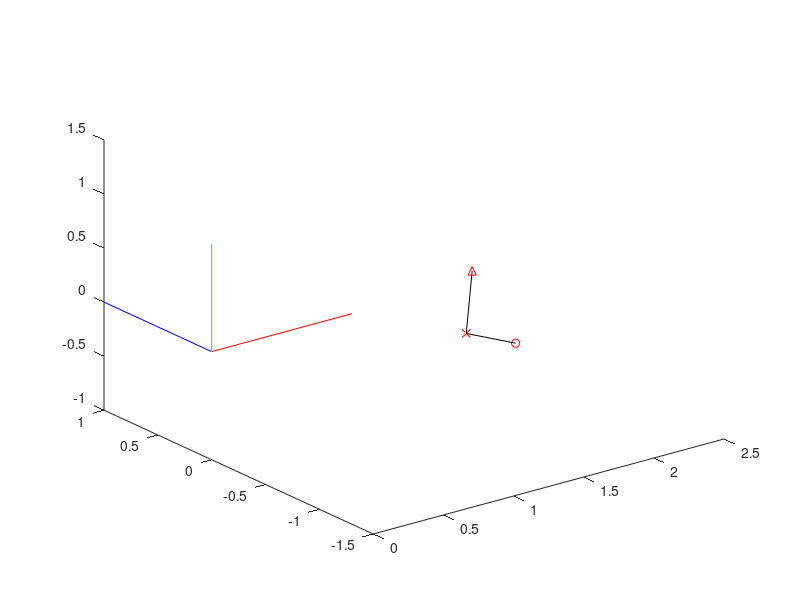

MATLAB code to generate this figure: (Note: this script raises an error after producing the figure.)
close all
rng('shuffle')
% generate some surrogate data

% Mapping model test point into global frame
m_r   = randn(1,3);
n_r_m = randn(1,3);
n_r_m = n_r_m./norm(n_r_m);
m_i   = randn(1,3);

% plot initial scene
figure, plot3([m_i(1) m_r(1) m_r(1)+n_r_m(1)],[m_i(2) m_r(2) m_r(2)+n_r_m(2)],[m_i(3) m_r(3) m_r(3)+n_r_m(3)],'k')
% label reference and comparison point
hold on, plot3(m_r(1),m_r(2),m_r(3),'xr')
plot3(m_r(1)+n_r_m(1),m_r(2)+n_r_m(2),m_r(3)+n_r_m(3),'^r')
plot3(m_i(1),m_i(2),m_i(3),'or')

% canonical coords
plot3([0 1],[0 0],[0 0],'r')
plot3([0 0],[0 1],[0 0],'b')
plot3([0 0],[0 0],[0 1],'g')

% generate model to global calculation
transm = trans(-1*m_r);
rot_y = roty(atan2(n_r_m(3), n_r_m(1)));
n_tmp = rot_y * [n_r_m.';1];
rot_z = rotz(-1*atan2(n_tmp(2), n_tmp(1)));
T_m_g = rot_z * rot_y * transm;

% transform coordinates
temp       = [m_i; m_r; m_r + n_r_m]';
temp       = [temp;ones(1,3)];
new_coords = T_m_g*temp;
m_in       = new_coords(1:3,1)';
m_rn       = new_coords(1:3,2)';
n_r_mn     = new_coords(1:3,3)';

%Visualize
plot3([m_in(1) m_rn(1) m_rn(1)+n_r_mn(1)],[m_in(2) m_rn(2) m_rn(2)+n_r_mn(2)],[m_in(3) m_rn(3) m_rn(3)+n_r_mn(3)],'k')
plot3(m_rn(1),m_rn(2),m_rn(3),'xr')
plot3(m_rn(1)+n_r_mn(1),m_rn(2)+n_r_mn(2),m_rn(3)+n_r_mn(3),'^r')
plot3(m_in(1),m_in(2),m_in(3),'or')

% Mapping scene test point into global scene 
% (assuming it correponds to our model point

% generate a random transform
rot_xt  = rotx(2*pi*rand);
rot_yt  = roty(2*pi*rand);
rot_zt  = rotz(2*pi*rand);
trans_t = trans(randn,randn,randn);
% apply transformation to generate scene test point
temp    = trans_t*rot_xt*rot_yt*rot_zt*[m_in 1; m_rn 1; n_r_mn 1]';

s_i   = temp(1:3,1)';
s_r   = temp(1:3,2)';
n_r_s = temp(1:3,3)'-s_r;

% plot out initial scene point
plot3([s_i(1) s_r(1) s_r(1)+n_r_s(1)],[s_i(2) s_r(2) s_r(2)+n_r_s(2)],[s_i(3) s_r(3) s_r(3)+n_r_s(3)],'m')
plot3(s_r(1),s_r(2),s_r(3),'xc')
plot3(s_r(1)+n_r_s(1),s_r(2)+n_r_s(2),s_r(3)+n_r_s(3),'^c')
plot3(s_i(1),s_i(2),s_i(3),'oc')

% Map scene test point into global frame
% generate model to global calculation
transm = trans(-1*s_r);
rot_y = roty(atan2(n_r_s(3), n_r_s(1)));
n_tmp = rot_y * [n_r_s.';1];
rot_z = rotz(-1*atan2(n_tmp(2), n_tmp(1)));
T_s_g = rot_z * rot_y * transm;

% transform coordinates
temp       = [s_i; s_r; s_r + n_r_s]';
temp       = [temp;ones(1,3)];
new_coords = T_s_g*temp;
s_in       = new_coords(1:3,1)';
s_rn       = new_coords(1:3,2)';
n_r_sn     = new_coords(1:3,3)';

plot3([s_in(1) s_rn(1) s_rn(1)+n_r_sn(1)],[s_in(2) s_rn(2) s_rn(2)+n_r_sn(2)],[s_in(3) s_rn(3) s_rn(3)+n_r_sn(3)],'m')
plot3(s_rn(1),s_rn(2),s_rn(3),'xc')
plot3(s_rn(1)+n_r_sn(1),s_rn(2)+n_r_sn(2),s_rn(3)+n_r_sn(3),'^c')
plot3(s_in(1),s_in(2),s_in(3),'oc')

% calculate alpha and visualize
point1 = T_m_g*[m_i 1].';
point2 = T_s_g*[s_i 1].';

% You have to project the vectors point1 and point2 onto the yz-plane
w     = [1 0 0]';
u     = point1(1:3);
v     = point2(1:3);
u_hat = u-w*w'*u;
v_hat = v-w*w'*v;
alpha = atan2(w'*cross(u_hat,v_hat),u_hat'*v_hat);

% generate rotation matrix for rotating m_i into s_i
m_i_final = rotx(alpha)*[m_in 1]';
m_i_final = m_i_final(1:3)';
plot3(m_i_final(1),m_i_final(2),m_i_final(3),'or','markerfacecolor','r')
axis equal
cameratoolbar